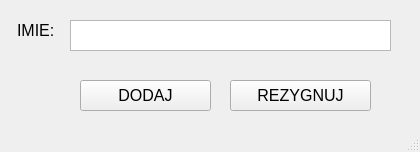
<?xml version="1.0" encoding="UTF-8"?>
<ui version="4.0">
 <class>nowygraczwindow</class>
 <widget class="QMainWindow" name="nowygraczwindow">
  <property name="geometry">
   <rect>
    <x>0</x>
    <y>0</y>
    <width>420</width>
    <height>152</height>
   </rect>
  </property>
  <property name="windowTitle">
   <string>MainWindow</string>
  </property>
  <widget class="QWidget" name="centralwidget">
   <widget class="QTextEdit" name="teNowyGracz">
    <property name="geometry">
     <rect>
      <x>70</x>
      <y>20</y>
      <width>321</width>
      <height>31</height>
     </rect>
    </property>
    <property name="font">
     <font>
      <pointsize>12</pointsize>
     </font>
    </property>
    <property name="html">
     <string>&lt;!DOCTYPE HTML PUBLIC &quot;-//W3C//DTD HTML 4.0//EN&quot; &quot;http://www.w3.org/TR/REC-html40/strict.dtd&quot;&gt;
&lt;html&gt;&lt;head&gt;&lt;meta name=&quot;qrichtext&quot; content=&quot;1&quot; /&gt;&lt;style type=&quot;text/css&quot;&gt;
p, li { white-space: pre-wrap; }
&lt;/style&gt;&lt;/head&gt;&lt;body style=&quot; font-family:'MS Shell Dlg 2'; font-size:12pt; font-weight:400; font-style:normal;&quot;&gt;
&lt;p style=&quot;-qt-paragraph-type:empty; margin-top:0px; margin-bottom:0px; margin-left:0px; margin-right:0px; -qt-block-indent:0; text-indent:0px; font-size:8.25pt;&quot;&gt;&lt;br /&gt;&lt;/p&gt;&lt;/body&gt;&lt;/html&gt;</string>
    </property>
   </widget>
   <widget class="QPushButton" name="pushButton">
    <property name="geometry">
     <rect>
      <x>80</x>
      <y>80</y>
      <width>131</width>
      <height>31</height>
     </rect>
    </property>
    <property name="font">
     <font>
      <pointsize>12</pointsize>
     </font>
    </property>
    <property name="text">
     <string>DODAJ</string>
    </property>
   </widget>
   <widget class="QLabel" name="label">
    <property name="geometry">
     <rect>
      <x>17</x>
      <y>20</y>
      <width>41</width>
      <height>20</height>
     </rect>
    </property>
    <property name="font">
     <font>
      <pointsize>12</pointsize>
     </font>
    </property>
    <property name="text">
     <string>IMIE:</string>
    </property>
   </widget>
   <widget class="QPushButton" name="pushButton_2">
    <property name="geometry">
     <rect>
      <x>230</x>
      <y>80</y>
      <width>141</width>
      <height>31</height>
     </rect>
    </property>
    <property name="font">
     <font>
      <pointsize>12</pointsize>
     </font>
    </property>
    <property name="text">
     <string>REZYGNUJ</string>
    </property>
   </widget>
  </widget>
  <widget class="QMenuBar" name="menubar">
   <property name="geometry">
    <rect>
     <x>0</x>
     <y>0</y>
     <width>420</width>
     <height>21</height>
    </rect>
   </property>
  </widget>
  <widget class="QStatusBar" name="statusbar"/>
 </widget>
 <resources/>
 <connections/>
</ui>
